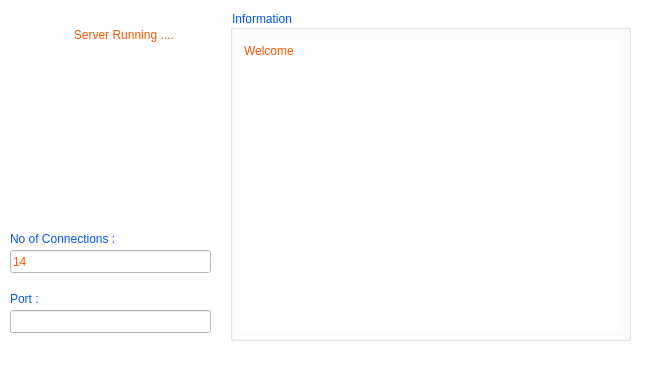
<ui version="4.0" >
 <class>MainWindow</class>
 <widget class="QMainWindow" name="MainWindow" >
  <property name="geometry" >
   <rect>
    <x>0</x>
    <y>0</y>
    <width>646</width>
    <height>366</height>
   </rect>
  </property>
  <property name="windowTitle" >
   <string>SWAN Server</string>
  </property>
  <property name="styleSheet" >
   <string notr="true" >background-color: rgb(255, 255, 255);</string>
  </property>
  <widget class="QWidget" name="centralwidget" >
   <widget class="QLineEdit" name="lineEdit" >
    <property name="geometry" >
     <rect>
      <x>10</x>
      <y>310</y>
      <width>201</width>
      <height>23</height>
     </rect>
    </property>
    <property name="styleSheet" >
     <string notr="true" >border-color: rgb(0, 85, 255);
color: rgb(255, 85, 0);</string>
    </property>
   </widget>
   <widget class="QLabel" name="label" >
    <property name="geometry" >
     <rect>
      <x>10</x>
      <y>290</y>
      <width>57</width>
      <height>17</height>
     </rect>
    </property>
    <property name="styleSheet" >
     <string notr="true" >color: rgb(0, 85, 255);</string>
    </property>
    <property name="text" >
     <string>Port :</string>
    </property>
   </widget>
   <widget class="QGroupBox" name="groupBox" >
    <property name="geometry" >
     <rect>
      <x>230</x>
      <y>10</y>
      <width>401</width>
      <height>331</height>
     </rect>
    </property>
    <property name="styleSheet" >
     <string notr="true" >color: rgb(0, 85, 255);</string>
    </property>
    <property name="title" >
     <string>Information</string>
    </property>
    <widget class="QTextBrowser" name="textBrowser_2" >
     <property name="geometry" >
      <rect>
       <x>10</x>
       <y>30</y>
       <width>381</width>
       <height>291</height>
      </rect>
     </property>
     <property name="styleSheet" >
      <string notr="true" >color: rgb(255, 85, 0);</string>
     </property>
     <property name="frameShape" >
      <enum>QFrame::NoFrame</enum>
     </property>
     <property name="lineWidth" >
      <number>0</number>
     </property>
     <property name="html" >
      <string>&lt;!DOCTYPE HTML PUBLIC "-//W3C//DTD HTML 4.0//EN" "http://www.w3.org/TR/REC-html40/strict.dtd">
&lt;html>&lt;head>&lt;meta name="qrichtext" content="1" />&lt;style type="text/css">
p, li { white-space: pre-wrap; }
&lt;/style>&lt;/head>&lt;body style=" font-family:'DejaVu Sans'; font-size:9pt; font-weight:400; font-style:normal;">
&lt;p style=" margin-top:0px; margin-bottom:0px; margin-left:0px; margin-right:0px; -qt-block-indent:0; text-indent:0px;">Welcome&lt;/p>&lt;/body>&lt;/html></string>
     </property>
    </widget>
   </widget>
   <widget class="QTextBrowser" name="textBrowser" >
    <property name="geometry" >
     <rect>
      <x>10</x>
      <y>10</y>
      <width>211</width>
      <height>191</height>
     </rect>
    </property>
    <property name="styleSheet" >
     <string notr="true" >color: rgb(255, 85, 0);</string>
    </property>
    <property name="frameShape" >
     <enum>QFrame::NoFrame</enum>
    </property>
    <property name="lineWidth" >
     <number>0</number>
    </property>
    <property name="html" >
     <string>&lt;!DOCTYPE HTML PUBLIC "-//W3C//DTD HTML 4.0//EN" "http://www.w3.org/TR/REC-html40/strict.dtd">
&lt;html>&lt;head>&lt;meta name="qrichtext" content="1" />&lt;style type="text/css">
p, li { white-space: pre-wrap; }
&lt;/style>&lt;/head>&lt;body style=" font-family:'DejaVu Sans'; font-size:9pt; font-weight:400; font-style:normal;">
&lt;p style="-qt-paragraph-type:empty; margin-top:0px; margin-bottom:0px; margin-left:0px; margin-right:0px; -qt-block-indent:0; text-indent:0px;">&lt;/p>
&lt;p style=" margin-top:0px; margin-bottom:0px; margin-left:0px; margin-right:0px; -qt-block-indent:0; text-indent:0px;">&lt;img src=":/main_window/swan_small.png" />&lt;/p>
&lt;p style=" margin-top:0px; margin-bottom:0px; margin-left:0px; margin-right:0px; -qt-block-indent:0; text-indent:0px;">                  Server Running ....&lt;/p>&lt;/body>&lt;/html></string>
    </property>
   </widget>
   <widget class="QLineEdit" name="lineEdit_2" >
    <property name="geometry" >
     <rect>
      <x>10</x>
      <y>250</y>
      <width>201</width>
      <height>23</height>
     </rect>
    </property>
    <property name="styleSheet" >
     <string notr="true" >color: rgb(255, 85, 0);</string>
    </property>
    <property name="text" >
     <string>14</string>
    </property>
   </widget>
   <widget class="QLabel" name="label_2" >
    <property name="geometry" >
     <rect>
      <x>10</x>
      <y>230</y>
      <width>131</width>
      <height>17</height>
     </rect>
    </property>
    <property name="styleSheet" >
     <string notr="true" >color: rgb(0, 85, 255);</string>
    </property>
    <property name="text" >
     <string>No of Connections :</string>
    </property>
   </widget>
  </widget>
  <widget class="QStatusBar" name="statusbar" />
 </widget>
 <resources>
  <include location="../qt/chat_main.qrc" />
 </resources>
 <connections/>
</ui>
